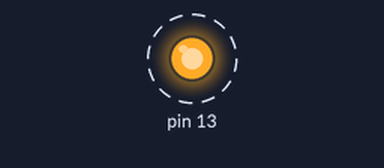
A sketch run on a simulated Arduino Uno, built with avr-gcc and run on an emulated ATmega328P. Parts: output pins drawn as LEDs (lit = HIGH). Dashed ring = blinking.

Above: at 0.5 s.
Timing chart, 0 to 4.6 s (numbered marks = the images above):
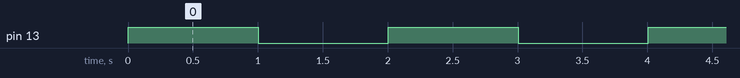

The sketch:

XBtrans.ino
```cpp
/*****************************************************************
XBee_Serial_Passthrough.ino

Set up a software serial port to pass data between an XBee Shield
and the serial monitor.

Hardware Hookup:
  The XBee Shield makes all of the connections you'll need
  between Arduino and XBee. If you have the shield make
  sure the SWITCH IS IN THE "DLINE" POSITION. That will connect
  the XBee's DOUT and DIN pins to Arduino pins 2 and 3.

*****************************************************************/
// We'll use SoftwareSerial to communicate with the XBee:
#include <SoftwareSerial.h>
// XBee's DOUT (TX) is connected to pin 2 (Arduino's Software RX)
// XBee's DIN (RX) is connected to pin 3 (Arduino's Software TX)
SoftwareSerial XBee(2, 3); // RX, TX

  int pingpong = 1;
  byte b0 = 0b00000001;

void setup()
{
  // Set up both ports at 9600 baud. This value is most important
  // for the XBee. Make sure the baud rate matches the config
  // setting of your XBee.
  XBee.begin(9600);
  Serial.begin(9600);

  pinMode(13, OUTPUT);
}

void loop()
{

  XBee.write(b0);

  if(pingpong == 0)
    digitalWrite(13, LOW);
  else
    digitalWrite(13,HIGH);

  pingpong = 1 - pingpong;

  delay(1000);

  /*
  if (Serial.available())
  { // If data comes in from serial monitor, send it out to XBee
    XBee.write(Serial.read());
  }
  if (XBee.available())
  { // If data comes in from XBee, send it out to serial monitor
    Serial.write(XBee.read());
  }
  */
}
```

Measured:
- by itself, pin 13: alternates HIGH for 1.0 s and LOW for 1.0 s
